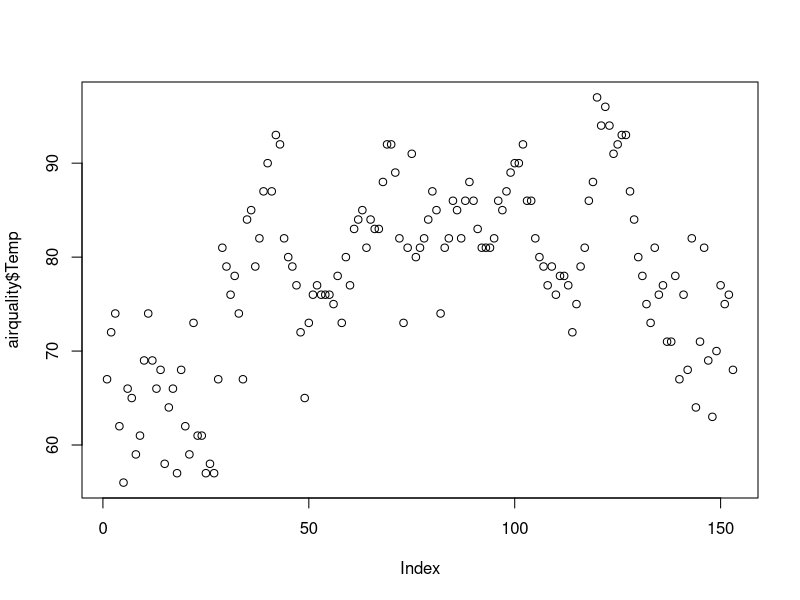
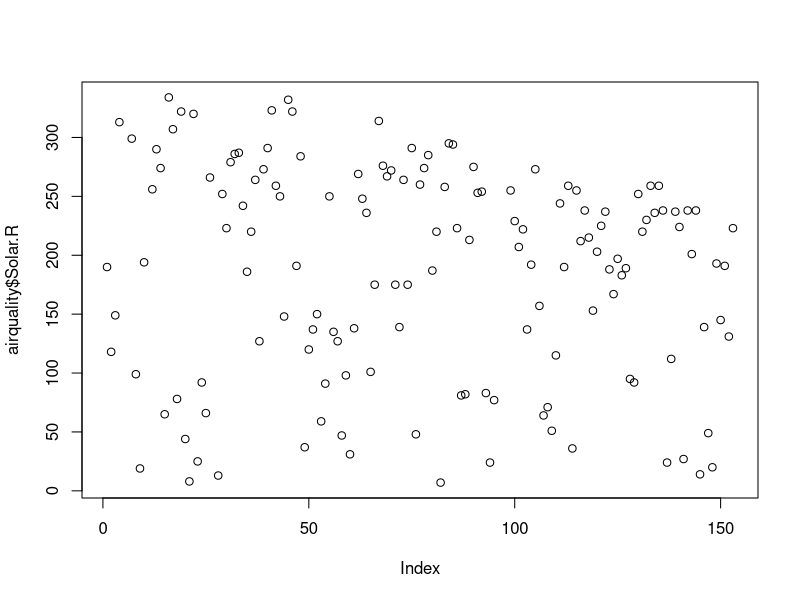
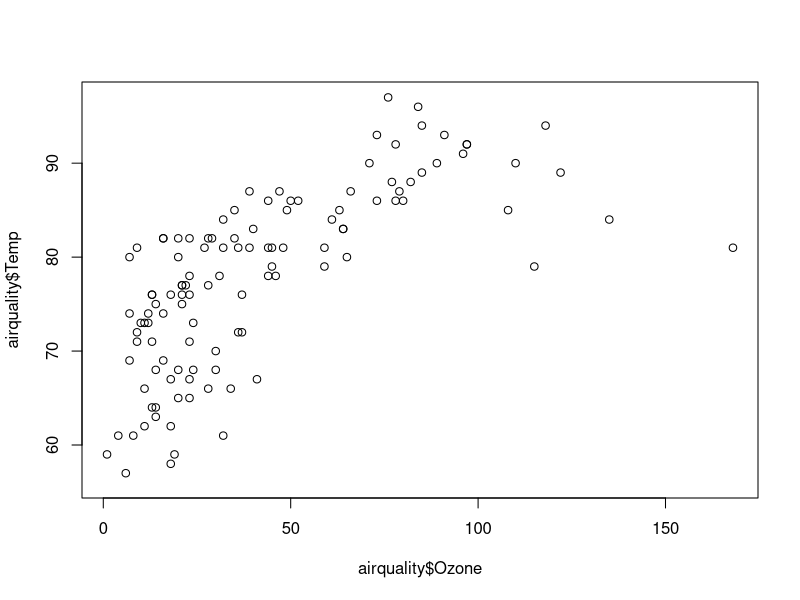
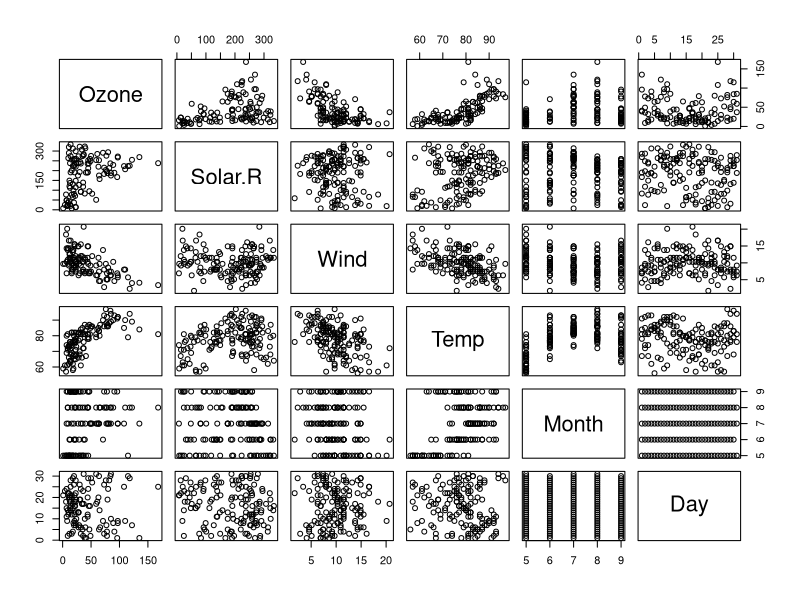
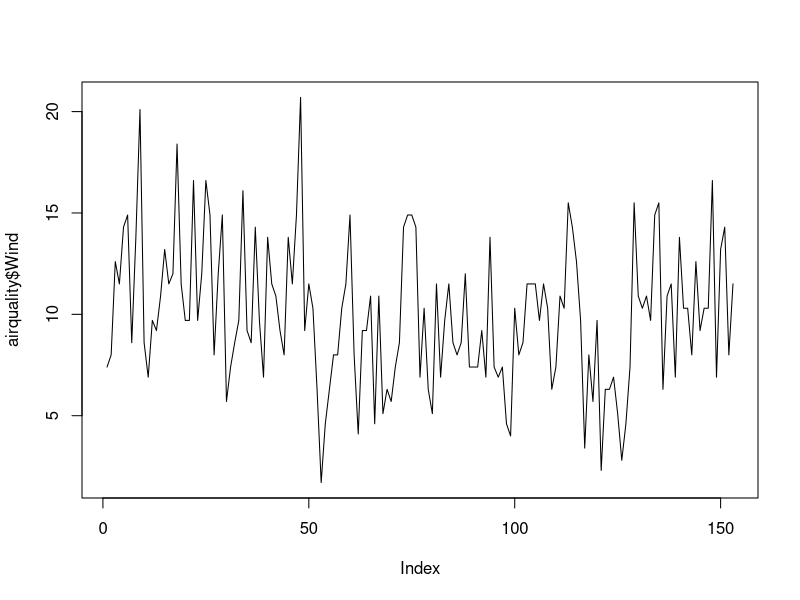
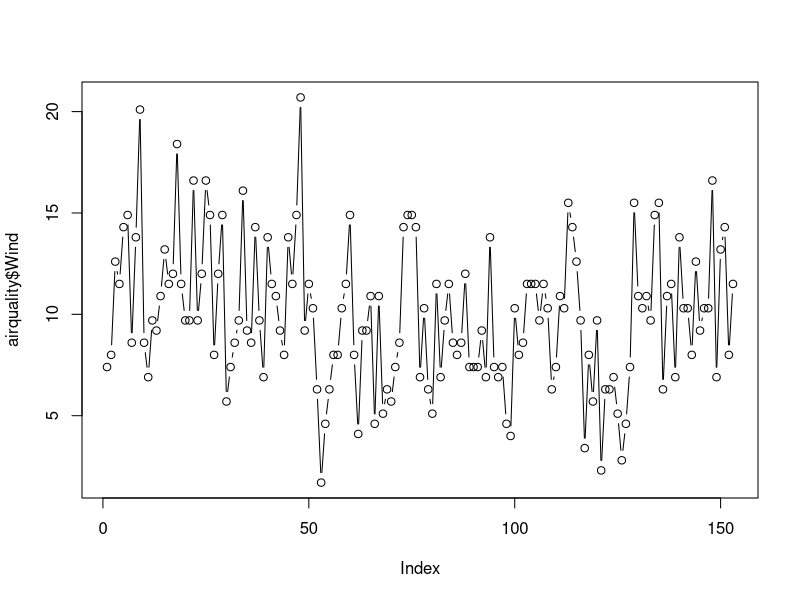
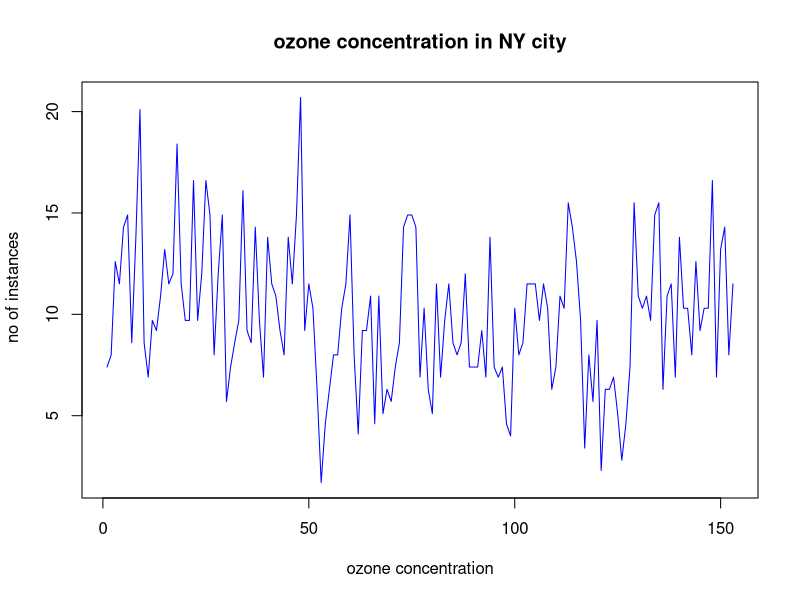
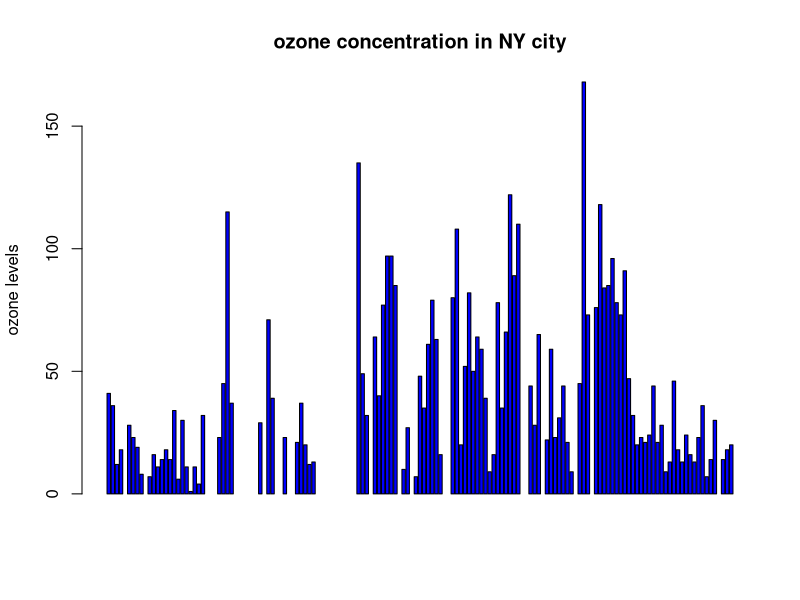

These figures' R source, in order:



airquality <- datasets::airquality

### top 10 rows and last 10 rows
head(airquality,10)
tail(airquality,10)

# columns
airquality[50:60,c(1,2)]

df<-airquality[,-6]

# Descriptive statastics
# 1

summary(airquality[,c(4,5)])
summary(airquality[,c(2,3)])


airquality$Temp
airquality$Wind
airquality$Solar.R


#1
summary(airquality$Ozone)
summary(airquality$Wind)

## summary of dataset ####

### visualization ###
## scatterplot

plot(airquality$Temp)
plot(airquality$Solar.R)

plot(airquality$Ozone,airquality$Temp,type ="p")

plot(airquality)

### point and lines ###
plot(airquality$Wind,type = "l")# p: point l: lines,b:both

plot(airquality$Wind,type = "b")
plot(airquality$Wind,xlab = 'ozone concentration',
     ylab = ' no of instances',main = 'ozone concentration in NY city',
     col='blue',type = 'l')


### Horizontal bar plot
barplot(airquality$Ozone,ylab = 'ozone levels',main = 'ozone concentration in NY city',
     col='blue',horiz = F,axes = T)

## HISTOGRAM
hist(airquality$Temp)
hist(airquality$Temp,main = 'Solar radiation values in air',xlab = 'solar rad',col ='red')

## single boxplot
boxplot(airquality$Ozone,main="boxplot")
boxplot.stats(airquality$Ozone)$out

### multipal box plot

boxplot(airquality[,1:4],main='multipal')

## margin of the grid(mar)
## no of rows and columns (mfrow)
## wheater a border is to be included(bty)
## labels (las:1 for horizontal, las : 0 for vertical)
## bty - box around the plot

par(mfrow=c(3,3),mar=c(2,5,2,1),las=0,bty="o")

plot(airquality$Ozone)
plot(airquality$Ozone,airquality$Wind)
plot(airquality$Ozone,type = "l")
plot(airquality$Ozone,type = "l")
plot(airquality$Ozone,type = "l")
barplot(airquality$Ozone,main = 'ozozne concentration in air',xlab = 'ozone level',
        col = 'green',horiz = TRUE)


hist(airquality$Solar.R)
boxplot(airquality$Solar.R)
boxplot(airquality[,0:4],main='multipal box plot')

summary(airquality)

##
e_quakes<-datasets::quakes
sd(airquality$Ozone,na.rm = T)




     
     
     
     